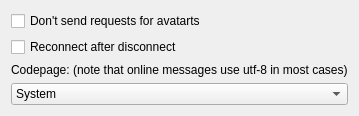
<?xml version="1.0" encoding="UTF-8"?>
<ui version="4.0">
 <class>IcqMainSettings</class>
 <widget class="QWidget" name="IcqMainSettings">
  <property name="geometry">
   <rect>
    <x>0</x>
    <y>0</y>
    <width>322</width>
    <height>111</height>
   </rect>
  </property>
  <property name="windowTitle">
   <string>Form</string>
  </property>
  <layout class="QVBoxLayout" name="verticalLayout">
   <item>
    <widget class="QCheckBox" name="avatarBox">
     <property name="text">
      <string>Don't send requests for avatarts</string>
     </property>
    </widget>
   </item>
   <item>
    <widget class="QCheckBox" name="reconnectBox">
     <property name="text">
      <string>Reconnect after disconnect</string>
     </property>
    </widget>
   </item>
   <item>
    <widget class="QLabel" name="label">
     <property name="text">
      <string>Codepage: (note that online messages use utf-8 in most cases)</string>
     </property>
    </widget>
   </item>
   <item>
    <widget class="QComboBox" name="codepageBox">
     <property name="currentIndex">
      <number>0</number>
     </property>
     <item>
      <property name="text">
       <string>System</string>
      </property>
     </item>
     <item>
      <property name="text">
       <string>Apple Roman</string>
      </property>
     </item>
     <item>
      <property name="text">
       <string>Big5</string>
      </property>
     </item>
     <item>
      <property name="text">
       <string>Big5-HKSCS</string>
      </property>
     </item>
     <item>
      <property name="text">
       <string>EUC-JP</string>
      </property>
     </item>
     <item>
      <property name="text">
       <string>EUC-KR</string>
      </property>
     </item>
     <item>
      <property name="text">
       <string>GB18030-0</string>
      </property>
     </item>
     <item>
      <property name="text">
       <string>IBM 850</string>
      </property>
     </item>
     <item>
      <property name="text">
       <string>IBM 866</string>
      </property>
     </item>
     <item>
      <property name="text">
       <string>IBM 874</string>
      </property>
     </item>
     <item>
      <property name="text">
       <string>ISO 2022-JP</string>
      </property>
     </item>
     <item>
      <property name="text">
       <string>ISO 8859-1</string>
      </property>
     </item>
     <item>
      <property name="text">
       <string>ISO 8859-2</string>
      </property>
     </item>
     <item>
      <property name="text">
       <string>ISO 8859-3</string>
      </property>
     </item>
     <item>
      <property name="text">
       <string>ISO 8859-4</string>
      </property>
     </item>
     <item>
      <property name="text">
       <string>ISO 8859-5</string>
      </property>
     </item>
     <item>
      <property name="text">
       <string>ISO 8859-6</string>
      </property>
     </item>
     <item>
      <property name="text">
       <string>ISO 8859-7</string>
      </property>
     </item>
     <item>
      <property name="text">
       <string>ISO 8859-8</string>
      </property>
     </item>
     <item>
      <property name="text">
       <string>ISO 8859-9</string>
      </property>
     </item>
     <item>
      <property name="text">
       <string>ISO 8859-10</string>
      </property>
     </item>
     <item>
      <property name="text">
       <string>ISO 8859-13</string>
      </property>
     </item>
     <item>
      <property name="text">
       <string>ISO 8859-14</string>
      </property>
     </item>
     <item>
      <property name="text">
       <string>ISO 8859-15</string>
      </property>
     </item>
     <item>
      <property name="text">
       <string>ISO 8859-16</string>
      </property>
     </item>
     <item>
      <property name="text">
       <string>Iscii-Bng</string>
      </property>
     </item>
     <item>
      <property name="text">
       <string>Iscii-Dev</string>
      </property>
     </item>
     <item>
      <property name="text">
       <string>Iscii-Gjr</string>
      </property>
     </item>
     <item>
      <property name="text">
       <string>Iscii-Knd</string>
      </property>
     </item>
     <item>
      <property name="text">
       <string>Iscii-Mlm</string>
      </property>
     </item>
     <item>
      <property name="text">
       <string>Iscii-Ori</string>
      </property>
     </item>
     <item>
      <property name="text">
       <string>Iscii-Pnj</string>
      </property>
     </item>
     <item>
      <property name="text">
       <string>Iscii-Tlg</string>
      </property>
     </item>
     <item>
      <property name="text">
       <string>Iscii-Tml</string>
      </property>
     </item>
     <item>
      <property name="text">
       <string>JIS X 0201</string>
      </property>
     </item>
     <item>
      <property name="text">
       <string>JIS X 0208</string>
      </property>
     </item>
     <item>
      <property name="text">
       <string>KOI8-R</string>
      </property>
     </item>
     <item>
      <property name="text">
       <string>KOI8-U</string>
      </property>
     </item>
     <item>
      <property name="text">
       <string>MuleLao-1</string>
      </property>
     </item>
     <item>
      <property name="text">
       <string>ROMAN8</string>
      </property>
     </item>
     <item>
      <property name="text">
       <string>Shift-JIS</string>
      </property>
     </item>
     <item>
      <property name="text">
       <string>TIS-620</string>
      </property>
     </item>
     <item>
      <property name="text">
       <string>TSCII</string>
      </property>
     </item>
     <item>
      <property name="text">
       <string>UTF-8</string>
      </property>
     </item>
     <item>
      <property name="text">
       <string>UTF-16</string>
      </property>
     </item>
     <item>
      <property name="text">
       <string>UTF-16BE</string>
      </property>
     </item>
     <item>
      <property name="text">
       <string>UTF-16LE</string>
      </property>
     </item>
     <item>
      <property name="text">
       <string>Windows-1250</string>
      </property>
     </item>
     <item>
      <property name="text">
       <string>Windows-1251</string>
      </property>
     </item>
     <item>
      <property name="text">
       <string>Windows-1252</string>
      </property>
     </item>
     <item>
      <property name="text">
       <string>Windows-1253</string>
      </property>
     </item>
     <item>
      <property name="text">
       <string>Windows-1254</string>
      </property>
     </item>
     <item>
      <property name="text">
       <string>Windows-1255</string>
      </property>
     </item>
     <item>
      <property name="text">
       <string>Windows-1256</string>
      </property>
     </item>
     <item>
      <property name="text">
       <string>Windows-1257</string>
      </property>
     </item>
     <item>
      <property name="text">
       <string>Windows-1258</string>
      </property>
     </item>
     <item>
      <property name="text">
       <string>WINSAMI2</string>
      </property>
     </item>
    </widget>
   </item>
   <item>
    <spacer name="verticalSpacer">
     <property name="orientation">
      <enum>Qt::Vertical</enum>
     </property>
     <property name="sizeHint" stdset="0">
      <size>
       <width>67</width>
       <height>187</height>
      </size>
     </property>
    </spacer>
   </item>
  </layout>
 </widget>
 <resources/>
 <connections/>
</ui>
